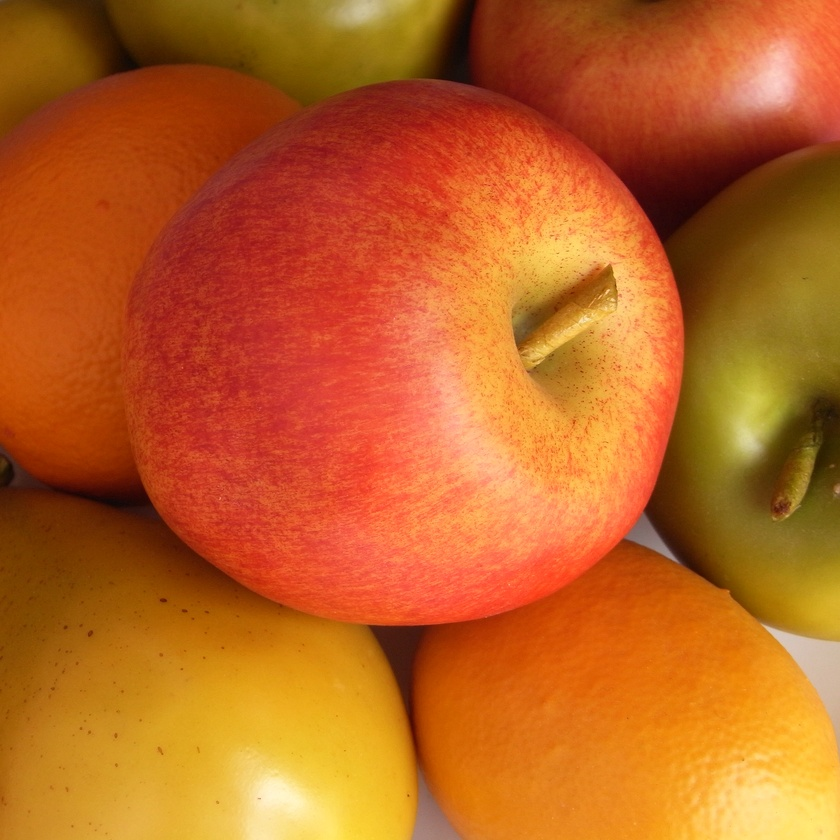
#> input picture src/image2.jpg, 840 x 840 px, shrunk from 2736 x 2736 before the run
$ jupyter execute '2D Histogram.ipynb'
#> lines starting #> are read from the running program, lines starting #| are printed output that depends on the picture; after the words box and inside, x2 and y2 are one past the last pixel; in counts of white or black regions, pixels touching at a corner belong together
[cell 1]
import cv2
import numpy as np
import matplotlib.pyplot as plt

# As so far..
- Histogram을 통해 1차원으로 grayscale의 pixel값, 빛의 세기를 분석
- 2D Histogram을 통해 Color이미지의 Hue(색상), Saturation(채도)를 분석

[cell 2]
img = cv2.imread('src/image2.jpg')
#> img is the input picture: shape (840, 840, 3); mean B, G, R 34, 98.8, 188.1
#img = cv2.cvtColor(img, cv2.COLOR_BGR2RGB)
hsv = cv2.cvtColor(img, cv2.COLOR_BGR2HSV)
#> hsv: shape (840, 840, 3); mean H, S, V 12.9, 213.3, 188.1

hist = cv2.calcHist([hsv],[0,1],None,[180,256],[0,180,0,256])
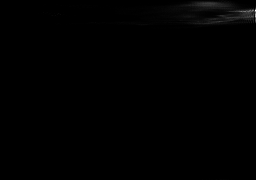
#> hist: shape (180, 256) float32; min 0, max 4402, mean 15.3; drawn with min black and max white

cv2.imshow('hist',hist)
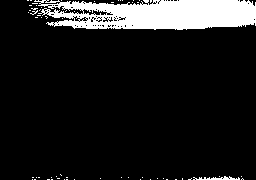
#> window 'hist': shape (180, 256); 11.5% white; 61 white regions (59 under 20 px), largest, box (x1, y1, x2, y2) and area: (34, 0, 256, 30) 5078, (193, 176, 240, 180) 103
cv2.waitKey(0)
cv2.destroyAllWindows()

[cell 3]
hist.shape
#> Out = (180, 256)

$ run again, with src/apple.jpg copied over src/image2.jpg
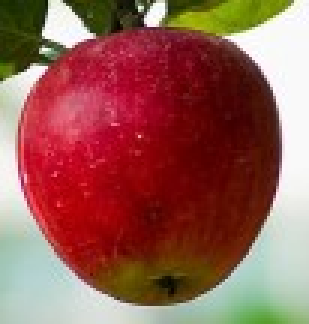
#> input picture src/apple.jpg, 103 x 108 px (shown 3 times larger)
#> img is the input picture: shape (108, 103, 3); mean B, G, R 83.7, 93.2, 150.6
#> hsv: shape (108, 103, 3); mean H, S, V 76.4, 158.9, 156.4
#> `hist = cv2.calcHist([hsv],[0,1],None,[180,256],[0,180,0,256])`:
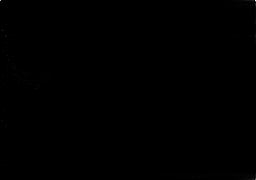
#> hist: shape (180, 256) float32; min 0, max 395, mean 0.2; drawn with min black and max white
#> `cv2.imshow('hist',hist)`:
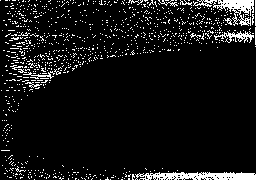
#> window 'hist': shape (180, 256); 8% white in thin lines or dots

$ run again, with src/apple2.jpg copied over src/image2.jpg
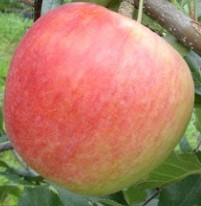
#> input picture src/apple2.jpg, 201 x 206 px
#> img is the input picture: shape (206, 201, 3); mean B, G, R 101.4, 125.7, 179
#> hsv: shape (206, 201, 3); mean H, S, V 40.4, 117.3, 185.6
#> `hist = cv2.calcHist([hsv],[0,1],None,[180,256],[0,180,0,256])`:
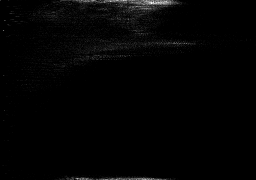
#> hist: shape (180, 256) float32; min 0, max 68, mean 0.9; drawn with min black and max white
#> `cv2.imshow('hist',hist)`:
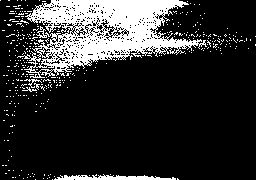
#> window 'hist': shape (180, 256); 18% white; 371 white regions (367 under 20 px), largest, box (x1, y1, x2, y2) and area: (17, 0, 207, 78) 7077, (54, 174, 176, 180) 433, (24, 79, 42, 88) 43, (22, 87, 37, 92) 26

$ run again, with src/appletree.jpg copied over src/image2.jpg
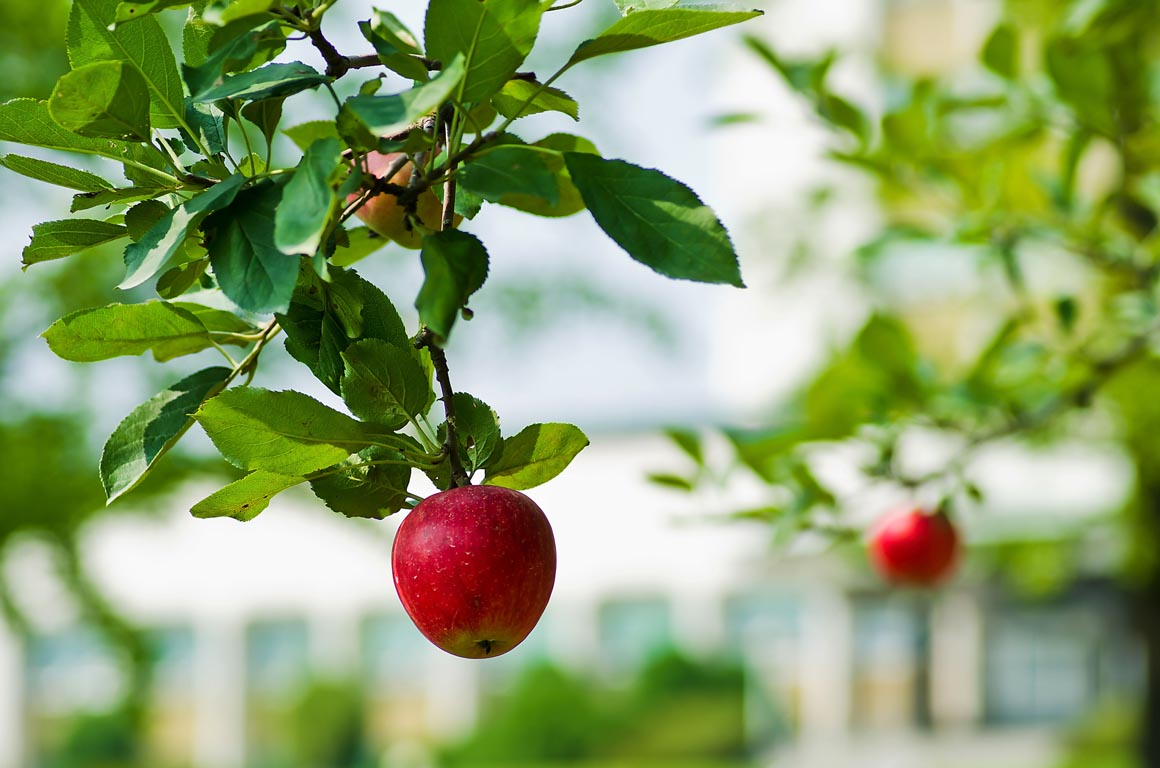
#> input picture src/appletree.jpg, 1160 x 768 px
#> img is the input picture: shape (768, 1160, 3); mean B, G, R 108.7, 159.7, 140.8
#> hsv: shape (768, 1160, 3); mean H, S, V 50.1, 118.2, 164.1
#> `hist = cv2.calcHist([hsv],[0,1],None,[180,256],[0,180,0,256])`:
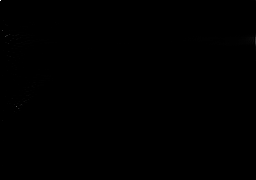
#> hist: shape (180, 256) float32; min 0, max 38709, mean 19.3; drawn with min black and max white
#> `cv2.imshow('hist',hist)`:
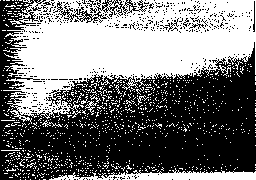
#> window 'hist': shape (180, 256); 46.3% white; 1003 white regions (996 under 20 px), largest, box (x1, y1, x2, y2) and area: (3, 0, 256, 124) 17748, (49, 168, 256, 180) 1271, (85, 101, 97, 115) 53
